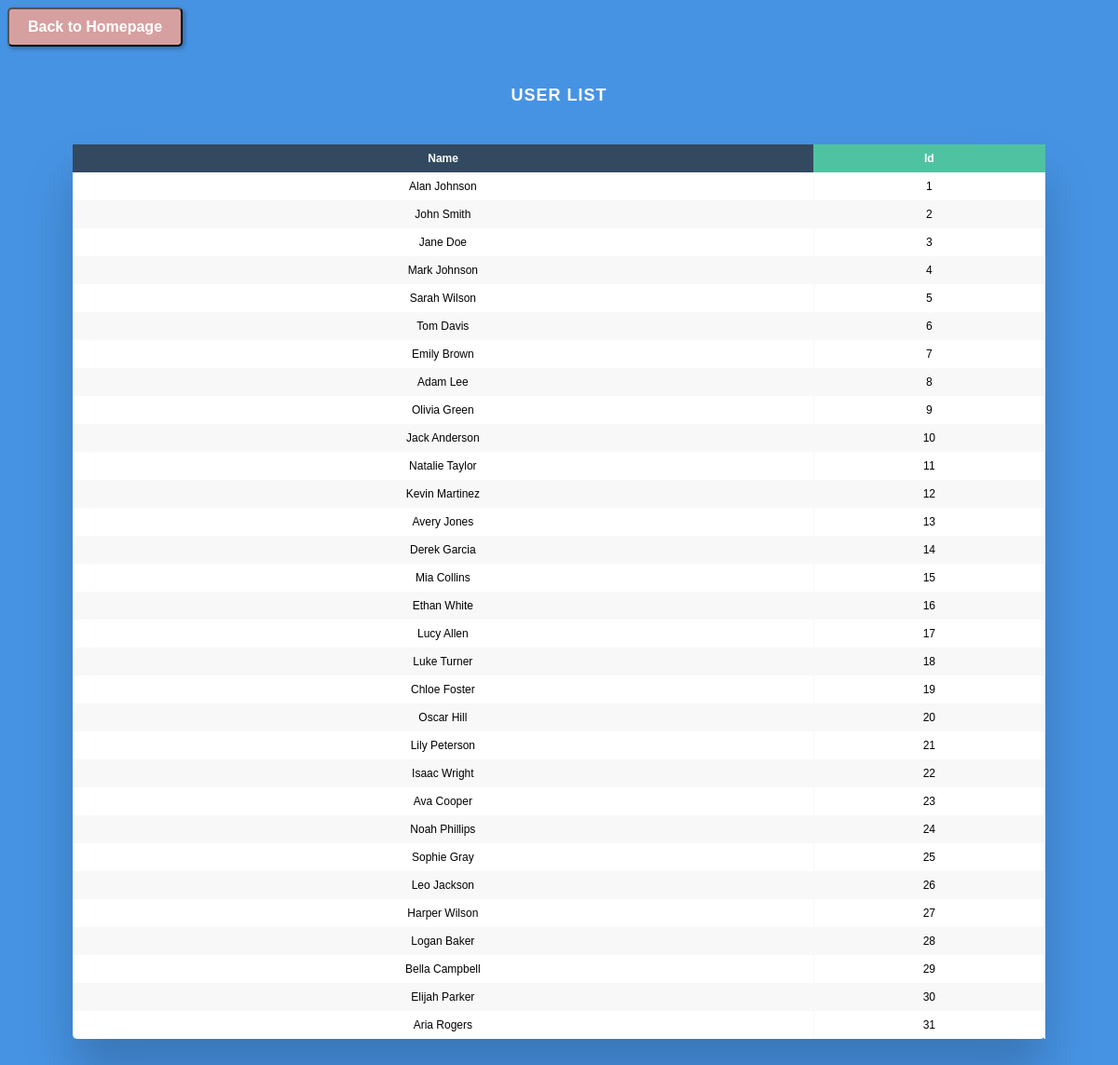
The app's page /View/usersList.php with its own data.
### tables this page shows
CREATE TABLE `users` (
  `id` int(11) NOT NULL,
  `name` varchar(30) NOT NULL
);

### Model/database.php (called while the page is built, shortened)
<?php
class Database {
    private $host = "localhost";
    private $username = "root";
    private $password = "";
    private $database = "websitedb";
    public function __construct() {
        $this->conn = new mysqli($this->host, $this->username, $this->password, $this->database);
    }
}

### Controller/userController.php (called while the page is built)
<?php
include '../Service/userService.php';
class UserController {
    protected $userService;
    public function __construct() {
        $this->userService = new UserService();
    }
    public function getAllUsers() {
        $users = $this->userService->getAllUsers();
        return $users;
    }
}

### Service/userService.php (called while the page is built, shortened)
<?php
    include '../Model/database.php';
    include '../Model/user.php';
   class UserService{
    protected $db;
    public function __construct() {
    $this->db = new Database();
    }
    function getAllUsers(){
        $userList=array();
        $result =$this->db->conn->query("SELECT * FROM users");
        if($result){
            while($row = $result->fetch_assoc()){
                 $user= new User($row["id"], $row["name"]);
                 array_push($userList, $user);
            }
        }
        return $userList;
    }
}

### Model/user.php (called while the page is built)
<?php
class User {
    public $id;
    public $name;
    public function __construct($id, $name) {
        $this->id = $id;
        $this->name = $name;
    }
    public function getId() {
        return $this->id;
      }
      public function getName() {
        return $this->name;
      }
}

### View/usersList.php (the view, shortened to what this page needs)
<!DOCTYPE html>
<html>
  <head>
  </head>
  <body>
    <a href="/testproject">
      <button class="my-button">Back to Homepage</button>
    </a>
    <h1>User List</h1>
    <div class="table-wrapper">
      <table class="fl-table">
        <thead>
          <tr>
            <th>Name</th>
            <th>Id</th>
          </tr>
        </thead>
        <tbody> <?php
			require('../Controller/userController.php');
			$userController = new UserController();
			$users = $userController->getAllUsers();
			foreach ($users as $user) {
                echo '
					<tr>';
                echo '
						<td>' . $user->getName() . '</td>';
				echo '
						<td>' . $user->getId() . '</td>';
                echo '
					</tr>';
			}
				?> </tbody>
      </table>
  </body>
</html>

### records on screen
users: name "Alan Johnson", id "1"
users: name "John Smith", id "2"
users: name "Jane Doe", id "3"
users: name "Mark Johnson", id "4"
users: name "Sarah Wilson", id "5"
users: name "Tom Davis", id "6"
users: name "Emily Brown", id "7"
users: name "Adam Lee", id "8"
users: name "Olivia Green", id "9"
users: name "Jack Anderson", id "10"
users: name "Natalie Taylor", id "11"
users: name "Kevin Martinez", id "12"
users: name "Avery Jones", id "13"
users: name "Derek Garcia", id "14"
users: name "Mia Collins", id "15"
users: name "Ethan White", id "16"
users: name "Lucy Allen", id "17"
users: name "Luke Turner", id "18"
users: name "Chloe Foster", id "19"
users: name "Oscar Hill", id "20"
users: name "Lily Peterson", id "21"
users: name "Isaac Wright", id "22"
users: name "Ava Cooper", id "23"
users: name "Noah Phillips", id "24"
users: name "Sophie Gray", id "25"
users: name "Leo Jackson", id "26"
users: name "Harper Wilson", id "27"
users: name "Logan Baker", id "28"
users: name "Bella Campbell", id "29"
users: name "Elijah Parker", id "30"
users: name "Aria Rogers", id "31"
